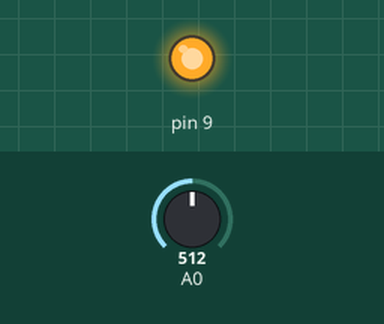
Simulated run of this sketch. Board: Arduino Uno, built with avr-gcc and run on an emulated ATmega328P. Parts: output pins drawn as LEDs (lit = HIGH). Inputs (shaded band) come from the test bench; at power-on: A0 = 512.

Above: at 1.2 s.
1.3 s: A0 set to 122
At 2.4 s:
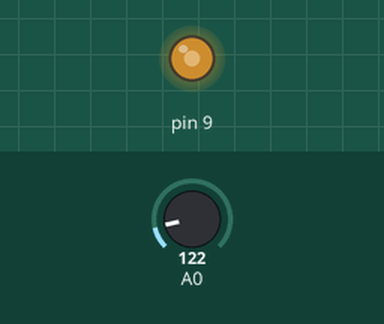
2.8 s: A0 set to 0
At 3.8 s:
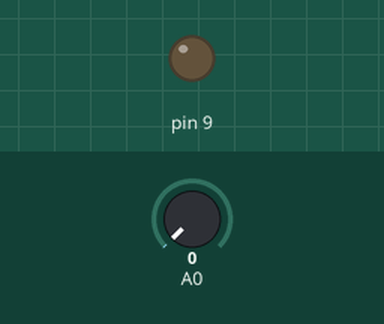
4.3 s: A0 set to 306
At 4.8 s:
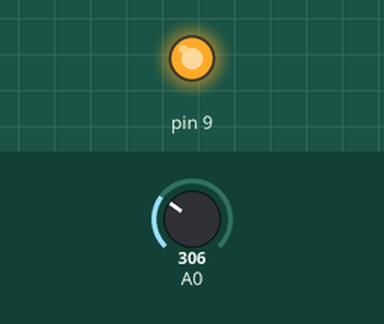
Timing chart, 0 to 7.3 s (numbered marks = the images above; inputs shaded):
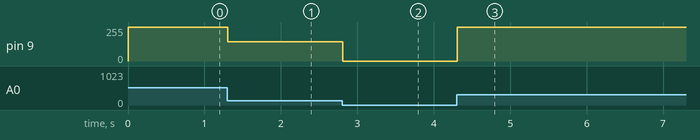

Measured:
- after the input at 1.3 s, pin 9: 255/255 → 143/255 at once
- after the input at 2.8 s, pin 9: 143/255 → 0/255 at once
- after the input at 4.3 s, pin 9: 0/255 → 255/255 at once

The sketch:

N_022.ino
```cpp
 /* Projeto Nº 22 -> Simulação de um servo motor
  *
  * Author: Thiago Santos Tassinari
  * Data: 30/10/2020

  * Descrição do Projeto:

  <!---------------------Simulação de um servo motor----------------------------->

    O projeto tem como funcionalidade utilizar um servo motor para simular sua funcionalidade
    por meio de um potenciômetro para calibrar seu movimento de ida e volta a posição original.

  <---------------------------------------------------------------------------------->

<!-----------------------Componentes necessários------------------------------------->

  - 1 Arduino Uno;
  - 1 Protoboard;
  - 1 Potenciômetro;
  - 1 Servo motor;
  - Jumpers

<------------------------------------------------------------------------------------->

*/
int valor_pot = 0;

void setup()
{
  pinMode(A0, INPUT);
  pinMode(9, OUTPUT);
}

void loop()
{
  valor_pot = analogRead(A0);
  valor_pot += map(valor_pot, 0, 1023, 0, 180);
  analogWrite(9, valor_pot);
  delay(10);
}
```
